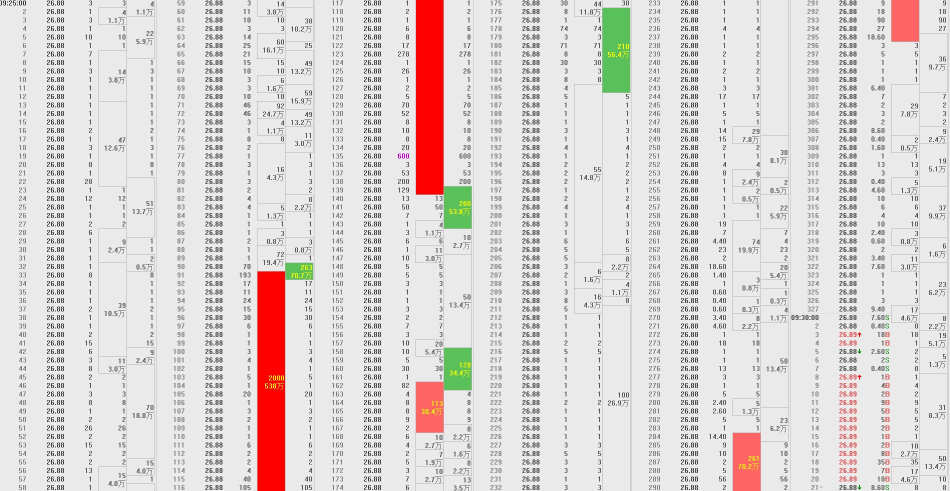
#> input picture 1.jpg, 1900 x 982 px (shown at 1/2 size)
$ python parseimg.py
#> lines starting #> are read from the running program, lines starting #| are printed output that depends on the picture
import cv2
import numpy as np
import matplotlib.pyplot as plt

#S:>90w or >3000s ==90 or 91
#S:>30w or >1000s == 150
#B:>90w or >3000s == 76 or 77
#B: >30w or >1000s == 146
pixset=set()
arr1  =cv2.imread(r"1.jpg")
#> arr1 is the input picture: shape (982, 1900, 3); mean B, G, R 215.2, 216.5, 223.2
print(arr1.shape)
#| (982, 1900, 3)
small=cv2.cvtColor(arr1[:,500:700], cv2.COLOR_BGR2GRAY)
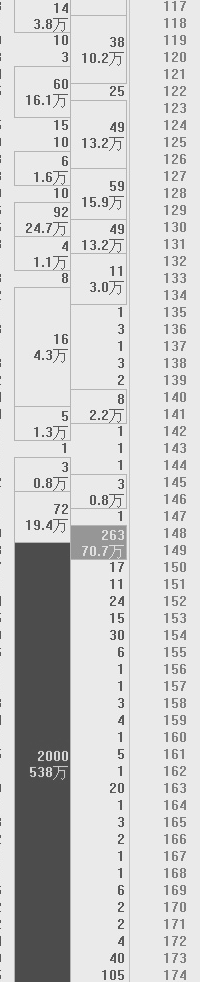
#> small: shape (982, 200); min 73, max 241, mean 206.7
# small[ np.where(small>200)]=255
# small[ np.where(small<200)]=0
plt.figure(figsize=(10, 10))
plt.imshow(small)
plt.show()
exit()
#> (the program exits here)

$ run again, with 2.jpg copied over 1.jpg
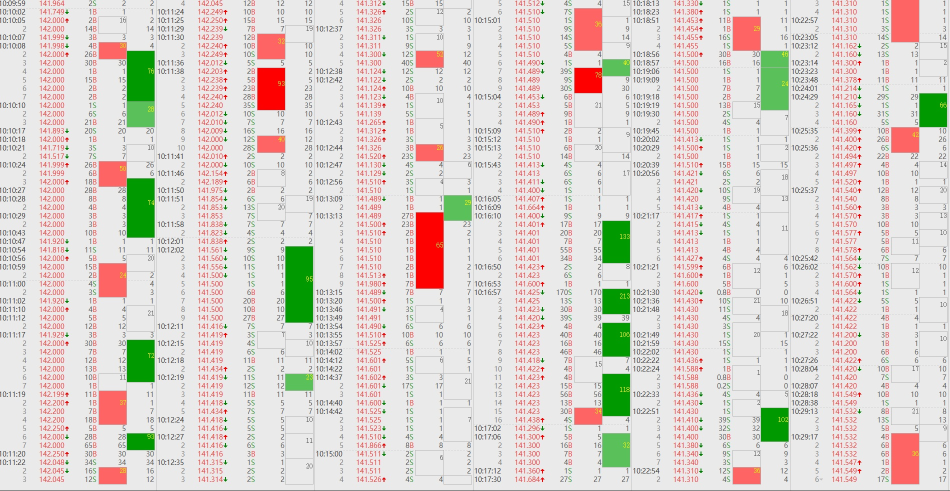
#> input picture 2.jpg, 1900 x 982 px (shown at 1/2 size)
#> arr1 is the input picture: shape (982, 1900, 3); mean B, G, R 209.7, 215.4, 221.2
#| (982, 1900, 3)
#> `small=cv2.cvtColor(arr1[:,500:700], cv2.COLOR_BGR2GRAY)`:
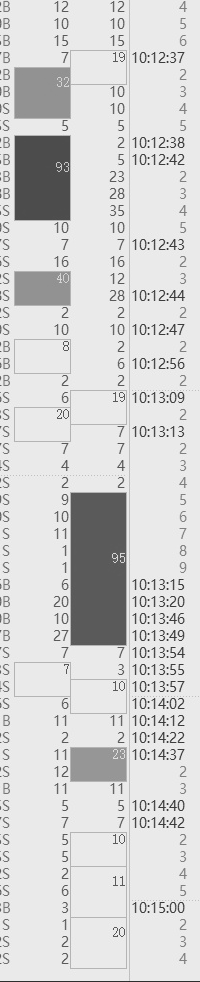
#> small: shape (982, 200); min 40, max 243, mean 213.5
